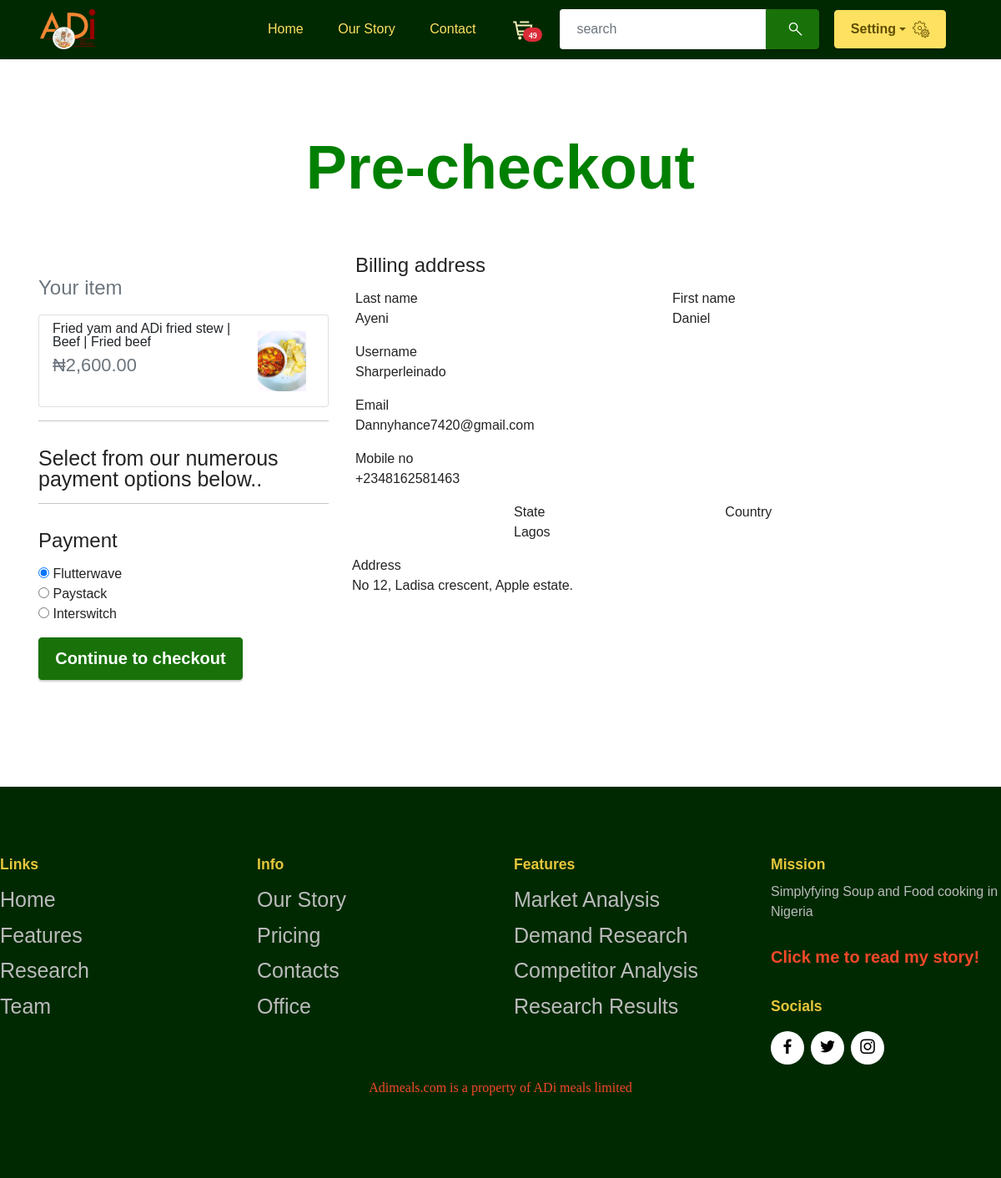
The app's page /payments/payment/2600.00/fried-yam-and-adi-fried-stew/ (signed in) with its own data.
### address/models.py (models this page shows, shortened)
class UserAddress(models.Model):
    user = models.ForeignKey(User,on_delete=models.CASCADE,default=None)
    state = models.CharField(max_length=50)
    division = models.CharField(max_length=50, null=True)
    lga = models.CharField(max_length=50, null=True)
    lcda = models.CharField(max_length=50, null=True)
    street_name = models.CharField(max_length=300, null=True)

### authentication/models.py (models this page shows, shortened)
class User(AbstractUser):
    pass

class Mobile(models.Model):
    user = models.ForeignKey(User, on_delete=models.CASCADE, default=None)
    phone_no = PhoneNumberField()

### food_app/models.py (models this page shows, shortened)
class Food(models.Model):
    image = models.ImageField(upload_to="media", height_field=None, width_field=None, max_length=None)
    food_item = models.CharField(max_length=30)
    food_price = models.DecimalField(max_digits=30,decimal_places=2)
    slug = models.SlugField(max_length=250,null=True,blank=True)
    cart = GenericRelation(CartItemsFood)
    transactions = GenericRelation(Transactions)

### payments/views.py (the view, shortened to what this page needs)
# urls.py: path('payment/<float:price>/<slug:slug>/',views.payment,name='payment'),#This is for payment page
def payment(request, price, slug):
    email = ""
    username = ""
    mobile = ""
    phone_no = ""
    address = ""
    userprotein = ""
    pk = ""
    request.session['protein'] = {'beef':['fried beef','boiled beef'],
                                    'chicken':['fried chicken','boiled chicken'],
                                    'fish':['fried fish','boiled fish'],
                                    'goat':['fried goat','boiled goat'],
                                    }
    protein = request.session['protein'].items()
    try:
        if request.user.is_authenticated:
            address = UserAddress.objects.get(user=request.user)
            username = address.user.username
            email = address.user.email
            mobile = Mobile.objects.get(user=request.user)
            phone_no = mobile.phone_no
            userprotein = request.session.get(str(request.user), ["beef", "fried beef"])
            try:
                food_pk = food.get(slug=slug)
                pk = food_pk.pk
            except Food.DoesNotExist:
                pass
            try:
                soup_pk = soup.get(slug=slug)
                pk = soup_pk.pk
            except Soup.DoesNotExist:
                    pass
        else:
            address = "Anonymousstreet.com"
            username = "Anonymous-User"
            email = "Anonymoususer@gmail.com"
            phone_no = "081-AnonymousUser"
            userprotein = request.session['userprotein'] = ["beef", "fried beef"]
    except Mobile.DoesNotExist:
        messages.error(request, "Please, complete Account Information before proceeding")
        return redirect('authentication:account_info')
    except TypeError:
        pass
    except UserAddress.DoesNotExist:
        messages.error(request, "Please, register address before proceeding to pay!")
        return redirect('address:register_address')
    def get_food_item():
        return food.filter(food_price=price, slug=slug).first()
    def get_soup_item():
        return soup.filter(Q(mini_box_price = price) & Q(slug = slug) | Q(medium_box_price = price) & Q(slug = slug) | Q(mega_box_price = price) & Q(slug = slug) | Q(pk = price) & Q(slug = slug)).first()
    return render(request, 'payments/checkout.html', {
        'item': get_food_item(),
        'item2': get_soup_item(),
        'tx_ref': tx_ref,
        'price': price,
        'slug': slug,
        'email': email,
        'username': username,
        'phone_no': phone_no,
        'address':address,
        'userprotein':userprotein,
        'pk':pk,
        'protein':protein,
    })

### cart/models.py (called while the page is built)
    def total_quantity(self):
        cartitems = self.cartitems.all()
        total_price = sum([item.quantity for item in cartitems])
        return total_price

### my_site/context_processors.py (called while the page is built)
def context_render(request):
    cart = ""
    fname = ""
    cart_quantity = ""
    try:
        if request.user.is_authenticated:
            cart = Cart.objects.get(user=request.user)
            cart_quantity = cart.total_quantity()
            fname = request.user.first_name
        else:
            cart = Cart.objects.get(session_id=request.session['cart_users'],is_paid=False)
            cart_quantity = cart.total_quantity()
            fname = "Anonymous"
    except:
        cart_quantity = 0
    return {'cart':cart,'cart_quantity':cart_quantity,'fname':fname}

### payments/converters.py (called while the page is built)
    def to_python(self,value):
        return float(value)

### payments/templates/payments/checkout.html (shortened to what this page needs)
{% extends "base/base.html" %}
{% load static %}
{% block jscript_attribute %}
<link rel="stylesheet" href="{% static 'payments/master.css' %}">
{% endblock jscript_attribute %}
{% block pageBody %}
<section data-bs-version="5.1" class="image2 cid-u0tuxl367X" id="image2-7">
<div class="container">
    <div class="mbr-section-head">
        <div class="col-md-12 col-lg-10 m-auto align-center">
            <h1 class="mbr-section-title mbr-white mbr-fonts-style mb-3 display-1" style="color:green;"><strong>Pre-checkout</strong></h1>
        </div><br><br>
    </div>
    <div class="row">
        <div class="col-md-8 order-md-1 display-4 ">
            <h4 class="mb-3">Billing address</h4>
                <div class="row">
                    <div class="col-md-6 mb-3">
                        <label for="firstName">First name</label>
                        <div class="input-group">
                            {{address.user.first_name | capfirst}}
                        </div>
                    </div>
                    <div class="col-md-6 mb-3">
                        <label for="lastName">Last name</label>
                        <div class="input-group">
                            {{address.user.last_name | capfirst}}
                        </div>
                    </div>
                </div>
                <div class="mb-3">
                    <label for="username">Username</label>
                    <div class="input-group">
                        {{username | capfirst}}
                    </div>
                </div>
                <div class="mb-3">
                    <label for="email">Email</label>
                    <div class="input-group">
                        {{email | capfirst}}
                    </div>
                </div>
                <div class="mb-3">
                    <label for="mobile_no">Mobile no</label>
                    <div class="input-group">
                        {{phone_no}}
                    </div>
                </div>
                <div class="row">
                    <div class="col-md-5 mb-3">
                        <label for="country">Country</label>
                    </div>
                    <div class="col-md-4 mb-3">
                        <label for="state">State</label>
                        <div class="input-group">
                            {{address.state | capfirst}}
                        </div>
                    </div>
                    {% if user.is_authenticated %}
                    <div ]class="col-md-3 mb-3">
                        <label for="address">Address</label>
                            <div class="input-group">
                                {{address.street_name | capfirst}} {{address.area|capfirst}} {{address.city|capfirst}}
                            </div>
                    </div>
                    {% endif %}
                </div>
        </div>
        <div class="col-md-4 order-md-2 mb-4 display-4 ">
            <br>
            <h4 class="d-flex justify-content-between align-items-center mb-3">
                <span class="text-muted">Your item</span>
                <span class="badge badge-secondary badge-pill">3</span>
            </h4>
            {% if item %}
            <ul class="list-group mb-3">
                <li class="list-group-item d-flex justify-content-between lh-condensed">
                    <div>
                        <h6 class="my-0">{{item.food_item|capfirst}} | {{userprotein.0|capfirst}} | {{userprotein.1|capfirst}}</h6>
                        <small class="text-muted">₦{{item.food_price}}</small>
                    </div>
                    <div class="col-md-3 text-left">
                        <img src={{item.image.url}} style="padding:10px" class="img-fluid" alt="Adi Foods"
                        data-bs-slide-to="4" data-slide-to="4" class="img-fluid d-none d-md-block rounded mb-2 shadow ">
                    </div>
                </li>
            </ul>
            <hr class="mb-4">
                <p>Select from our numerous payment options below..</p>
            <hr class="mb-4">
                <h4 class="mb-3">Payment</h4>
                {% if user.is_authenticated %}
                    <form method="POST" class="needs-validation" novalidate>
                    <div class="d-block my-3">
                        <div class="custom-control custom-radio">
                            <input id="flutterwave" name="paymentMethod" value="flutterwave" type="radio" class="custom-control-input" checked required>
                            <label class="custom-control-label" for="flutterwave">Flutterwave</label>
                        </div>
                        <div class="custom-control custom-radio">
                            <input id="paystack" name="paymentMethod" value="paystack" type="radio" class="custom-control-input" required>
                            <label class="custom-control-label" for="paystack">Paystack</label>
                        </div>
                        <div class="custom-control custom-radio">
                            <input id="interswitch" name="paymentMethod" value="interswitch" type="radio" class="custom-control-input" required>
                            <label class="custom-control-label" for="interswitch">Interswitch</label>
                        </div>
                    </div>
                    <button class="btn btn-primary btn-lg btn-block" type="submit">Continue to checkout</button>
                </form>
                {% endif %}
            {% endif %}
        </div>
    </div>
</div>
</section>
{% endblock %}

### static/assets/theme/css/style.css (style rules this page uses)
section { background-color: #ffffff; }
body { font-style: normal; line-height: 1.5; font-weight: 400; color: #232323; position: relative; }
button { background-color: transparent; border-color: transparent; }
section, .container, .container-fluid { position: relative; word-wrap: break-word; }
.mbr-section-title { font-style: normal; line-height: 1.3; }
h1, h2, h3, h4, h5, h6, .display-1, .display-2, .display-4, .display-5, .display-7, span, p, a { line-height: 1; word-break: break-word; word-wrap: break-word; font-weight: 400; }
b, strong { font-weight: bold; }
section { background-position: 50% 50%; background-repeat: no-repeat; background-size: cover; }
.mbr-white { color: #ffffff; }
.align-center { text-align: center; }
img, iframe { display: block; width: 100%; }
.btn { font-weight: 600; border-width: 1px; font-style: normal; margin: 0.6rem 0.6rem; white-space: normal; transition: all 0.2s ease-in-out; display: inline-flex; align-items: center; justify-content: center; word-break: break-word; }
.btn-lg { font-weight: 600; letter-spacing: 0px; transition: all 0.3s ease-in-out; }
[type=submit] { -webkit-appearance: none; }
.row { display: -webkit-flex; -webkit-flex-wrap: wrap; }
html, body { height: auto; min-height: 100vh; }
form .btn { display: flex; padding: 0.6rem 1.2rem; margin: 0; }
.form-control, form .btn { min-height: 48px; }
ul, ol, pre, blockquote { margin-bottom: 2.3125rem; }
.mb-4 { margin-bottom: 2rem !important; }
@media (min-width: 992px) { .container { padding-left: 16px; padding-right: 16px; } }
@media (min-width: 992px) { .row { margin-left: -16px; margin-right: -16px; } }
@media (min-width: 992px) { .row > [class*=col] { padding-left: 16px; padding-right: 16px; } }

### static/master.css (style rules this page uses)
body { margin-top: 5px; }
p { font-size: 25px; }
li { font-size: 25px; }

### records on screen
UserAddress: user.first_name "Daniel", user.last_name "Ayeni", state "Lagos", street_name "No 12, Ladisa crescent, Apple estate."
User: username "Sharperleinado", email "Dannyhance7420@gmail.com"
Mobile: phone_no "+2348162581463"
Food: food_item "Fried yam and ADi fried stew", food_price "2,600.00", image (picture)

### other values on screen
{{ cart_quantity }} "49"
{{ userprotein.0|capfirst }} "Beef"
{{ userprotein.1|capfirst }} "Fried beef"
